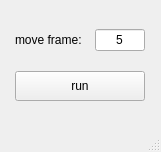
<?xml version="1.0" encoding="UTF-8"?>
<ui version="4.0">
 <class>MainWindow</class>
 <widget class="QMainWindow" name="MainWindow">
  <property name="geometry">
   <rect>
    <x>0</x>
    <y>0</y>
    <width>161</width>
    <height>152</height>
   </rect>
  </property>
  <property name="windowTitle">
   <string>MainWindow</string>
  </property>
  <widget class="QWidget" name="centralwidget">
   <layout class="QGridLayout" name="gridLayout_2">
    <item row="0" column="0">
     <layout class="QGridLayout" name="gridLayout">
      <property name="horizontalSpacing">
       <number>10</number>
      </property>
      <property name="verticalSpacing">
       <number>20</number>
      </property>
      <item row="0" column="0">
       <widget class="QLabel" name="label">
        <property name="maximumSize">
         <size>
          <width>70</width>
          <height>16777215</height>
         </size>
        </property>
        <property name="text">
         <string>move frame:</string>
        </property>
       </widget>
      </item>
      <item row="1" column="0" colspan="2">
       <widget class="QPushButton" name="pushButton">
        <property name="minimumSize">
         <size>
          <width>0</width>
          <height>30</height>
         </size>
        </property>
        <property name="text">
         <string>run</string>
        </property>
       </widget>
      </item>
      <item row="0" column="1">
       <widget class="QLineEdit" name="lineEdit">
        <property name="maximumSize">
         <size>
          <width>50</width>
          <height>16777215</height>
         </size>
        </property>
        <property name="text">
         <string>5</string>
        </property>
        <property name="alignment">
         <set>Qt::AlignCenter</set>
        </property>
       </widget>
      </item>
     </layout>
    </item>
   </layout>
  </widget>
  <widget class="QMenuBar" name="menubar">
   <property name="geometry">
    <rect>
     <x>0</x>
     <y>0</y>
     <width>161</width>
     <height>21</height>
    </rect>
   </property>
  </widget>
  <widget class="QStatusBar" name="statusbar"/>
 </widget>
 <resources/>
 <connections/>
</ui>
